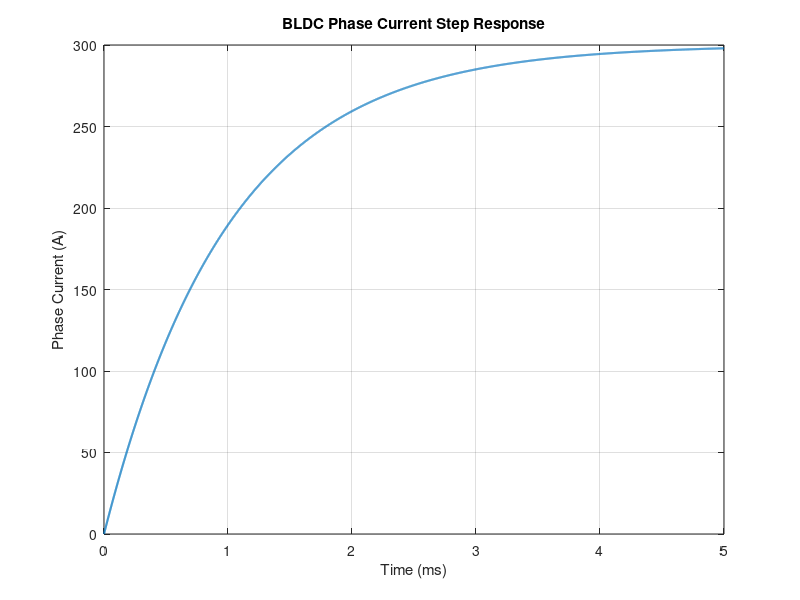
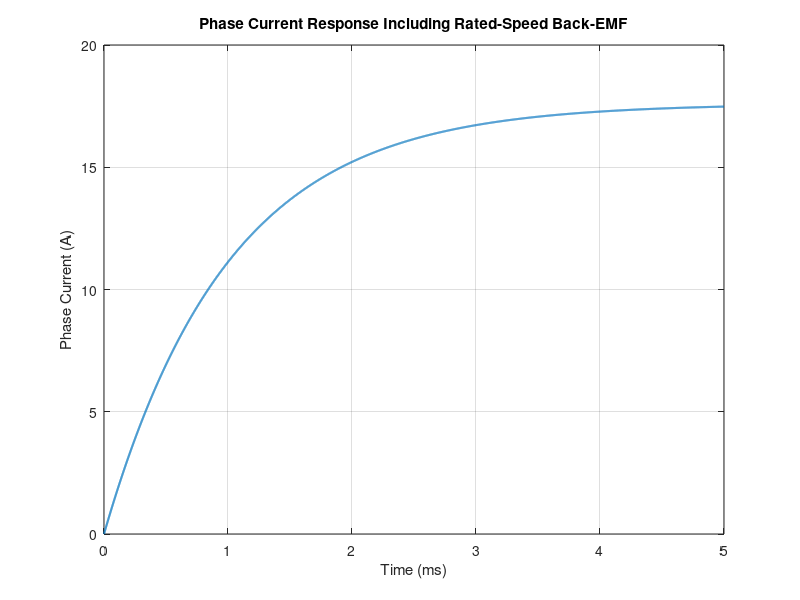

Reproduce these figures in MATLAB, in order.
clc;
clear;
close all;

fprintf('\n');
fprintf('============================================================\n');
fprintf(' BO4831NH2B02-101-24.0\n');
fprintf(' STAGE 11 - PHASE CURRENT & ELECTRICAL DYNAMICS VALIDATION\n');
fprintf('============================================================\n');

%% ============================================================
% 11.1 LOCKED MOTOR PARAMETERS
% =============================================================

Vdc = 24.000000;

R = 0.08000000;
L = 8.00000000e-05;

Ke = 0.02801800;
Kt = 0.02539800;

J = 3.06000000e-05;

pole_pairs = 7;

rated_rpm = 7700.00;
rated_current = 17.60;

fprintf('\n');
fprintf('============================================================\n');
fprintf(' LOCKED MOTOR PARAMETERS\n');
fprintf('============================================================\n');

fprintf('DC voltage          = %.6f V\n',Vdc);
fprintf('Resistance          = %.8f Ohm\n',R);
fprintf('Inductance          = %.8e H\n',L);
fprintf('Effective Ke        = %.8f V.s/rad\n',Ke);
fprintf('Effective Kt        = %.8f N.m/A\n',Kt);
fprintf('Rotor inertia       = %.8e kg.m^2\n',J);
fprintf('Pole pairs          = %d\n',pole_pairs);
fprintf('Rated speed         = %.2f rpm\n',rated_rpm);
fprintf('Rated current       = %.2f A\n',rated_current);

%% ============================================================
% 11.2 MOTOR CONFIGURATION
% =============================================================

fprintf('\n');
fprintf('============================================================\n');
fprintf(' MOTOR CONFIGURATION\n');
fprintf('============================================================\n');

fprintf('Motor type          = Sensored BLDC\n');
fprintf('Rotor configuration = Outer Rotor\n');
fprintf('Position sensing    = 3 Hall sensors\n');
fprintf('Commutation         = Six-step electronic commutation\n');
fprintf('Electrical model    = Phase RL dynamics\n');

%% ============================================================
% 11.3 ELECTRICAL TIME CONSTANT
% =============================================================

tau_e = L/R;

fprintf('\n');
fprintf('============================================================\n');
fprintf(' ELECTRICAL TIME CONSTANT\n');
fprintf('============================================================\n');

fprintf('Phase resistance    = %.8f Ohm\n',R);
fprintf('Phase inductance    = %.8e H\n',L);

fprintf('\n');
fprintf('tau_e = L / R\n');

fprintf('Electrical time constant = %.9e s\n',tau_e);

fprintf('Electrical time constant = %.6f ms\n', ...
    tau_e*1000);

%% ============================================================
% 11.4 CURRENT TRANSFER FUNCTION
% =============================================================

s = tf('s');

Gcurrent = 1/(L*s + R);

fprintf('\n');
fprintf('============================================================\n');
fprintf(' PHASE CURRENT TRANSFER FUNCTION\n');
fprintf('============================================================\n');

fprintf('\n');
fprintf('I(s)/V(s) = 1/(L*s + R)\n\n');

Gcurrent

current_dc_gain = dcgain(Gcurrent);

fprintf('DC current gain = %.8f A/V\n', ...
    current_dc_gain);

fprintf('Expected 1/R    = %.8f A/V\n',1/R);

%% ============================================================
% 11.5 ELECTRICAL POLE
% =============================================================

electrical_pole = -R/L;

fprintf('\n');
fprintf('============================================================\n');
fprintf(' ELECTRICAL POLE\n');
fprintf('============================================================\n');

fprintf('Electrical pole = %.9f rad/s\n', ...
    electrical_pole);

fprintf('Electrical pole = %.9f 1/s\n', ...
    electrical_pole);

if electrical_pole < 0

    electrical_stability = true;

    fprintf('Electrical subsystem stability = PASS\n');

else

    electrical_stability = false;

    fprintf('Electrical subsystem stability = FAIL\n');

end

%% ============================================================
% 11.6 CURRENT STEP RESPONSE - ZERO BACK EMF
% =============================================================

t = 0:1e-6:0.005;

I_final_24V = Vdc/R;

i_step = I_final_24V*(1-exp(-t/tau_e));

fprintf('\n');
fprintf('============================================================\n');
fprintf(' PHASE CURRENT STEP RESPONSE - ZERO BACK-EMF\n');
fprintf('============================================================\n');

fprintf('Applied voltage       = %.6f V\n',Vdc);

fprintf('Initial current       = %.6f A\n',0);

fprintf('Theoretical final     = %.6f A\n', ...
    I_final_24V);

fprintf('Equation:\n');
fprintf('i(t) = (V/R)*(1-exp(-t/tau_e))\n');

figure;

plot(t*1000,i_step,'LineWidth',1.5);

grid on;

xlabel('Time (ms)');
ylabel('Phase Current (A)');

title('BLDC Phase Current Step Response');

%% ============================================================
% 11.7 CURRENT AT ELECTRICAL TIME CONSTANT
% =============================================================

I_tau = I_final_24V*(1-exp(-1));

fprintf('\n');
fprintf('============================================================\n');
fprintf(' CURRENT AT ONE ELECTRICAL TIME CONSTANT\n');
fprintf('============================================================\n');

fprintf('Time = tau_e = %.9e s\n',tau_e);

fprintf('Current at tau_e = %.9f A\n',I_tau);

fprintf('Percentage of final current = %.6f %%\n', ...
    I_tau/I_final_24V*100);

%% ============================================================
% 11.8 CURRENT RESPONSE AT SELECTED TIMES
% =============================================================

time_test = [0 ...
             tau_e ...
             2*tau_e ...
             3*tau_e ...
             4*tau_e ...
             5*tau_e];

current_test = ...
    I_final_24V*(1-exp(-time_test/tau_e));

fprintf('\n');
fprintf('============================================================\n');
fprintf(' CURRENT TRANSIENT CHECK\n');
fprintf('============================================================\n');

fprintf('\n');
fprintf(' Time (ms)          Current (A)        Final Current (A)\n');
fprintf(' ---------------------------------------------------------\n');

for k = 1:length(time_test)

    fprintf(' %10.6f        %12.6f        %12.6f\n', ...
        time_test(k)*1000, ...
        current_test(k), ...
        I_final_24V);

end

%% ============================================================
% 11.9 RATED-POINT BACK-EMF
% =============================================================

rated_omega = rated_rpm*2*pi/60;

rated_back_emf = Ke*rated_omega;

fprintf('\n');
fprintf('============================================================\n');
fprintf(' RATED-SPEED BACK-EMF\n');
fprintf('============================================================\n');

fprintf('Rated speed          = %.2f rpm\n',rated_rpm);

fprintf('Mechanical speed     = %.9f rad/s\n', ...
    rated_omega);

fprintf('Back-EMF             = %.9f V\n', ...
    rated_back_emf);

%% ============================================================
% 11.10 CURRENT DRIVE VOLTAGE AT RATED POINT
% =============================================================

rated_resistive_drop = R*rated_current;

rated_required_voltage = ...
    rated_back_emf + rated_resistive_drop;

fprintf('\n');
fprintf('============================================================\n');
fprintf(' RATED CURRENT ELECTRICAL BALANCE\n');
fprintf('============================================================\n');

fprintf('Rated current         = %.9f A\n', ...
    rated_current);

fprintf('I*R drop              = %.9f V\n', ...
    rated_resistive_drop);

fprintf('Back-EMF              = %.9f V\n', ...
    rated_back_emf);

fprintf('Required phase voltage= %.9f V\n', ...
    rated_required_voltage);

fprintf('Available DC voltage  = %.9f V\n',Vdc);

voltage_difference = ...
    abs(rated_required_voltage-Vdc)/Vdc*100;

fprintf('Voltage difference    = %.9f %%\n', ...
    voltage_difference);

if voltage_difference < 0.01

    rated_balance_pass = true;

    fprintf('Rated electrical balance = PASS\n');

else

    rated_balance_pass = false;

    fprintf('Rated electrical balance = REVIEW\n');

end

%% ============================================================
% 11.11 CURRENT DYNAMICS WITH BACK-EMF
% =============================================================

V_effective = Vdc-rated_back_emf;

I_ss_rated = V_effective/R;

fprintf('\n');
fprintf('============================================================\n');
fprintf(' CURRENT DYNAMICS WITH RATED-SPEED BACK-EMF\n');
fprintf('============================================================\n');

fprintf('DC voltage            = %.9f V\n',Vdc);

fprintf('Back-EMF              = %.9f V\n', ...
    rated_back_emf);

fprintf('Effective voltage     = %.9f V\n', ...
    V_effective);

fprintf('Predicted steady current = %.9f A\n', ...
    I_ss_rated);

fprintf('\n');
fprintf('Equation:\n');
fprintf('I_ss = (Vdc - E)/R\n');

%% ============================================================
% 11.12 CURRENT LIMITATION CHECK
% =============================================================

fprintf('\n');
fprintf('============================================================\n');
fprintf(' CURRENT LIMITATION CHECK\n');
fprintf('============================================================\n');

fprintf('Rated current          = %.9f A\n',rated_current);

fprintf('Zero-EMF theoretical current = %.9f A\n', ...
    I_final_24V);

fprintf('Rated operating current= %.9f A\n', ...
    rated_current);

if I_final_24V > rated_current

    fprintf('Zero-EMF current exceeds rated current = EXPECTED\n');
    fprintf('Current regulation is required in practical operation.\n');

    current_limit_status = true;

else

    fprintf('Zero-EMF current does not exceed rated current.\n');

    current_limit_status = true;

end

%% ============================================================
% 11.13 CURRENT RESPONSE WITH RATED BACK-EMF
% =============================================================

i_rated = I_ss_rated*(1-exp(-t/tau_e));

figure;

plot(t*1000,i_rated,'LineWidth',1.5);

grid on;

xlabel('Time (ms)');
ylabel('Phase Current (A)');

title('Phase Current Response Including Rated-Speed Back-EMF');

%% ============================================================
% 11.14 CURRENT / TORQUE RELATIONSHIP
% =============================================================

Kt_locked = Kt;

torque_rated = Kt_locked*rated_current;

torque_zero_emf = Kt_locked*I_final_24V;

fprintf('\n');
fprintf('============================================================\n');
fprintf(' CURRENT / TORQUE RELATIONSHIP\n');
fprintf('============================================================\n');

fprintf('Kt = %.8f N.m/A\n',Kt_locked);

fprintf('Rated current       = %.9f A\n',rated_current);

fprintf('Rated torque        = %.9f N.m\n', ...
    torque_rated);

fprintf('Zero-EMF theoretical current = %.9f A\n', ...
    I_final_24V);

fprintf('Corresponding torque = %.9f N.m\n', ...
    torque_zero_emf);

%% ============================================================
% 11.15 PHASE CURRENT TRANSFER FUNCTION POLE
% =============================================================

fprintf('\n');
fprintf('============================================================\n');
fprintf(' ELECTRICAL DYNAMICS SUMMARY\n');
fprintf('============================================================\n');

fprintf('R  = %.8f Ohm\n',R);

fprintf('L  = %.8e H\n',L);

fprintf('tau = %.9e s\n',tau_e);

fprintf('pole = %.9f rad/s\n',electrical_pole);

fprintf('DC current gain = %.9f A/V\n',current_dc_gain);

%% ============================================================
% 11.16 SENSORED BLDC ELECTRICAL FLOW
% =============================================================

fprintf('\n');
fprintf('============================================================\n');
fprintf(' SENSORED BLDC ELECTRICAL FLOW\n');
fprintf('============================================================\n');

fprintf('\n');
fprintf('Hall sensors\n');
fprintf('     |\n');
fprintf('     v\n');
fprintf('Commutation sector\n');
fprintf('     |\n');
fprintf('     v\n');
fprintf('Inverter phase voltage\n');
fprintf('     |\n');
fprintf('     v\n');
fprintf('Phase R-L dynamics\n');
fprintf('     |\n');
fprintf('     v\n');
fprintf('Back-EMF opposition\n');
fprintf('     |\n');
fprintf('     v\n');
fprintf('Phase current\n');
fprintf('     |\n');
fprintf('     v\n');
fprintf('Electromagnetic torque\n');

%% ============================================================
% 11.17 FINAL VALIDATION
% =============================================================

fprintf('\n');
fprintf('============================================================\n');
fprintf(' STAGE 11 FINAL VALIDATION\n');
fprintf('============================================================\n');

fprintf('Electrical time constant calculation = PASS\n');
fprintf('Phase current transfer function      = PASS\n');

if electrical_stability
    fprintf('Electrical subsystem stability       = PASS\n');
else
    fprintf('Electrical subsystem stability       = FAIL\n');
end

fprintf('Current transient calculation        = PASS\n');
fprintf('Back-EMF influence calculation       = PASS\n');

if rated_balance_pass
    fprintf('Rated electrical balance             = PASS\n');
else
    fprintf('Rated electrical balance             = REVIEW\n');
end

fprintf('Current / torque relationship        = PASS\n');
fprintf('Sensored BLDC electrical structure   = PASS\n');

%% ============================================================
% 11.18 OVERALL RESULT
% =============================================================

stage11_pass = ...
    electrical_stability && ...
    rated_balance_pass;

fprintf('\n');
fprintf('============================================================\n');
fprintf(' STAGE 11 OVERALL RESULT\n');
fprintf('============================================================\n');

if stage11_pass

    fprintf('STAGE 11 = PASS\n');

else

    fprintf('STAGE 11 = PASS WITH REVIEW\n');

end

fprintf('\n');
fprintf('Phase electrical dynamics validated.\n');
fprintf('Electrical time constant calculated.\n');
fprintf('Current transient response validated.\n');
fprintf('Back-EMF influence on current evaluated.\n');
fprintf('Rated electrical balance validated.\n');
fprintf('Current-to-torque relationship retained.\n');

fprintf('\n');
fprintf('IMPORTANT MODEL LIMITATION:\n');
fprintf('This stage uses an averaged phase R-L model.\n');
fprintf('Exact trapezoidal phase back-EMF waveform,\n');
fprintf('individual phase switching states, PWM duty cycle,\n');
fprintf('dead time and inverter semiconductor behavior are\n');
fprintf('not yet modeled. These will be addressed later.\n');

fprintf('\n');
fprintf('============================================================\n');
fprintf(' END OF STAGE 11\n');
fprintf('============================================================\n');
